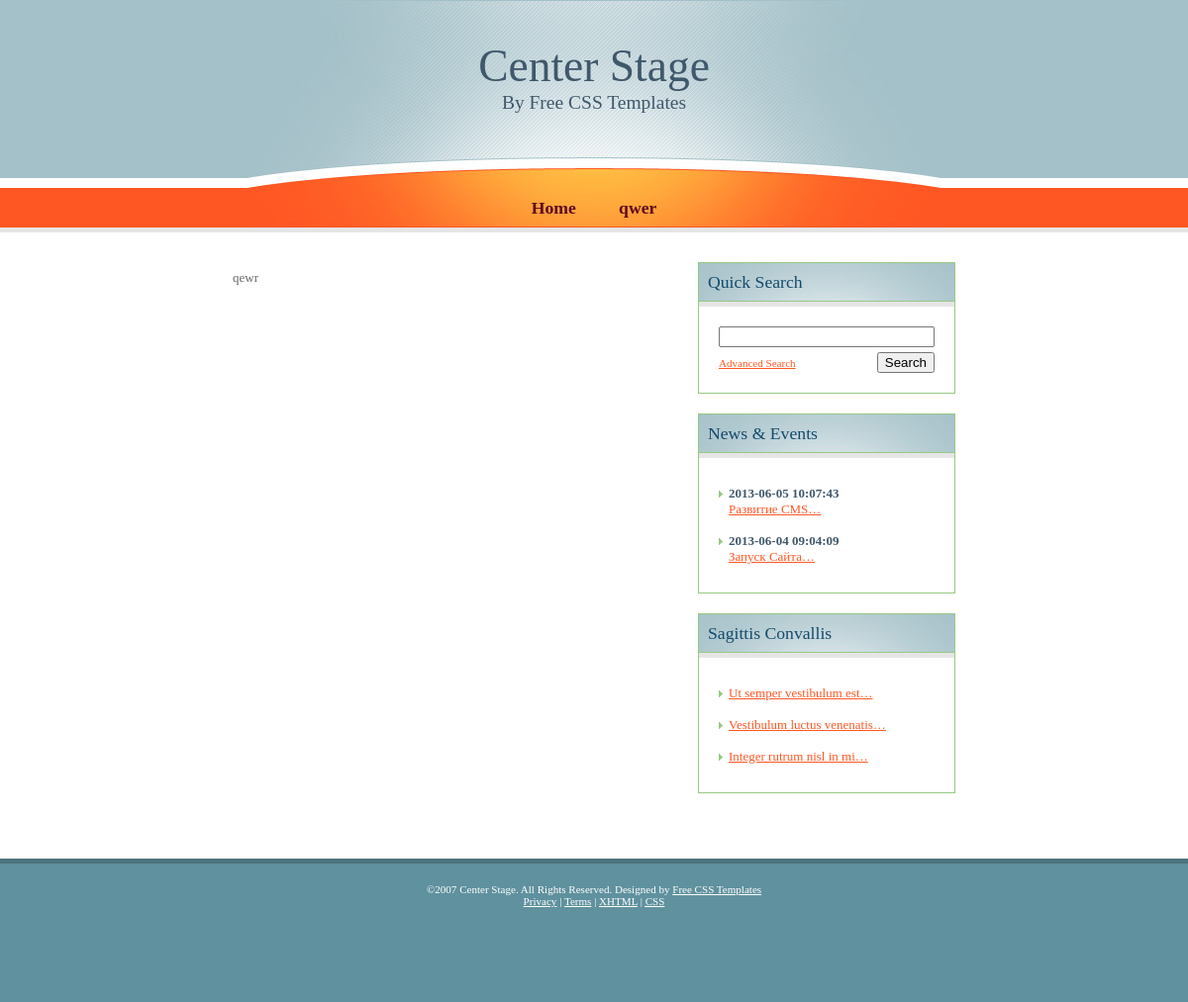
The app's page /index.php?id=24 with its own data.
### tables this page shows
CREATE TABLE IF NOT EXISTS `pages` (
  `id_page` smallint(6) NOT NULL AUTO_INCREMENT,
  `title_page` tinytext,
  `keyw_page` varchar(255) DEFAULT NULL,
  `desc_page` varchar(255) DEFAULT NULL,
  `text_page` mediumtext,
  PRIMARY KEY (`id_page`)
);

CREATE TABLE IF NOT EXISTS `menu` (
  `id_menu` int(11) NOT NULL AUTO_INCREMENT,
  `name_menu` varchar(15) DEFAULT NULL,
  `activ_menu` tinyint(1) DEFAULT NULL,
  `action_menu` varchar(10) NOT NULL,
  `argument_menu` smallint(6) NOT NULL,
  PRIMARY KEY (`id_menu`)
);

CREATE TABLE IF NOT EXISTS `news` (
  `id_news` int(11) NOT NULL AUTO_INCREMENT,
  `title_news` varchar(45) DEFAULT NULL,
  `keyw_news` varchar(255) NOT NULL,
  `desc_news` varchar(255) NOT NULL,
  `text_news` text,
  `date_news` datetime DEFAULT NULL,
  PRIMARY KEY (`id_news`)
);

### dbQuery.php (called while the page is built, shortened)
<?php
    class QueryDB extends DB
{
        function Select($sql)
        {
            $result = mysql_query($sql);
            $n = mysql_num_rows($result);
            $arrayOut = array();
            for ($i = 0; $i < $n; $i++)
            {
                $row = mysql_fetch_assoc($result);
                $arrayOut[] = $row;
            }
        return $arrayOut;
        }
}
    class Content extends QueryDB
{
        function PageLoad($id)
        {
            return QueryDB::Select('SELECT * FROM pages WHERE id_page='.$id);
        }
        function NewsLoadAll($limit)
        {
            return QueryDB::Select('SELECT * FROM news ORDER BY date_news DESC LIMIT '.$limit);
        }
        function MenuLoad()
        {
            return QueryDB::Select('SELECT * FROM menu WHERE activ_menu = 1');
        }
}

### theme/default/index.php (the view, shortened to what this page needs)
<!DOCTYPE html PUBLIC "-//W3C//DTD XHTML 1.0 Strict//EN" "http://www.w3.org/TR/xhtml1/DTD/xhtml1-strict.dtd">
<html xmlns="http://www.w3.org/1999/xhtml">
<head>
<link href="theme/default/default.css" rel="stylesheet" type="text/css" />
</head>
<body>
<div id="header">
  <div id="logo">
    <h1><a href="http://web-mastery.info/">Center Stage</a></h1>
    <h2><a href="http://www.freecsstemplates.org/">By Free CSS Templates</a></h2>
  </div>
  <div id="menu">
    <ul><?foreach ($menu as $menu):?>
	  <li><a href=?action=<?=$menu['action_menu']?>&id=<?=$menu['argument_menu']?>><?=$menu['name_menu']?></a></li>
	  <?endforeach?>
</ul>
  </div>
</div>
<div id="page">
  <div id="content">
      <?=$content['text']?>
  </div>
  <div id="sidebar">
    <div id="search" class="boxed">
      <h2 class="title">Quick Search</h2>
      <div class="content">
        <form id="searchform" method="get" action="">
          <fieldset>
          <input id="searchinput" type="text" name="searchinput" value="" />
          <input id="searchsubmit" type="submit" value="Search" />
          <p><a href="http://web-mastery.info/">Advanced Search</a></p>
          </fieldset>
        </form>
      </div>
    </div>
    <div id="news" class="boxed">
      <h2 class="title">News &amp; Events</h2>
      <div class="content">
        <ul>
        <?foreach($news as $s_news):?>
          <li class="first">
            <h3><?=$s_news['date_news']?></h3>
            <p><a href="?action=news&id=<?=$s_news['id_news']?>"><?=$s_news['title_news']?>&hellip;</a></p>
          </li>
        <?endforeach?>
        </ul>
      </div>
    </div>
    <div id="extra" class="boxed">
      <h2 class="title">Sagittis Convallis</h2>
      <div class="content">
        <ul class="list">
          <li class="first"><a href="http://web-mastery.info/">Ut semper vestibulum est&hellip;</a></li>
          <li><a href="http://web-mastery.info/">Vestibulum luctus venenatis&hellip;</a></li>
          <li><a href="http://web-mastery.info/">Integer rutrum nisl in mi&hellip;</a></li>
        </ul>
      </div>
    </div>
  </div>
  <div style="clear: both;">&nbsp;</div>
</div>
<div id="footer">
  <p id="legal">&copy;2007 Center Stage. All Rights Reserved. Designed by <a href="http://www.freecsstemplates.org/">Free CSS Templates</a></p>
  <p id="links"><a href="http://web-mastery.info/">Privacy</a> | <a href="http://web-mastery.info/">Terms</a> | <a href="http://validator.w3.org/check/referer" title="This page validates as XHTML 1.0 Transitional"><abbr title="eXtensible HyperText Markup Language">XHTML</abbr></a> | <a href="http://jigsaw.w3.org/css-validator/check/referer" title="This page validates as CSS"><abbr title="Cascading Style Sheets">CSS</abbr></a></p>
</div>
</body>
</html>

### index.php (shortened to what this page needs)
<?php
require_once('dbQuery.php');
        $sql = new Content;
        $action = $_GET['action'];
        $news = $sql->NewsLoadAll(3);
        $menu = $sql->MenuLoad();
    if(empty($_GET['id']))
        $id=1;
    else
        $id = $_GET['id'];
    switch($action)
    {
        default:
        foreach ($sql->PageLoad($id) as $Tcontent):
        $content = array('text' => $Tcontent['text_page'],
                        'title' => $Tcontent['title_page'],
                        'keyw' => $Tcontent['keyw_page'],
                        'desc' => $Tcontent['desc_page']);
            include_once('theme\default\index.php');
        endforeach;
    }
?>

### theme/default/default.css (style rules this page uses)
body { margin: 0; padding: 0; background: #FFFFFF url(images/img01.gif) repeat-x; font-family: Georgia, "Times New Roman", Times, serif; font-size: 13px; color: #666666; }
h1, h2, h3 { margin: 0; font-weight: normal; color: #3F586B; }
h1 { font-size: 197%; }
h2 { font-size: 167%; }
h3 { font-size: 100%; font-weight: bold; }
p, ol, ul { line-height: 170%; }
ul { margin-left: 0; padding-left: 0; list-style: none; }
ul li { padding-left: 15px; background: url(images/img07.gif) no-repeat 0px 7px; }
a { color: #FF5723; }
#header { width: 700px; height: 235px; margin: 0 auto; background: #A4C0C8 url(images/img02.jpg) no-repeat; }
#logo { height: 190px; }
#logo h1, #logo h2 { text-align: center; }
#logo h1 { padding-top: 40px; font-size: 350%; }
#logo h2 { font-size: 150%; }
#logo a { text-decoration: none; color: #3F586B; }
#menu { padding-top: 0; }
#menu ul { margin: 0; padding: 10px 0 0 0; list-style: none; line-height: normal; text-align: center; }
#menu li { display: inline; margin: 0; padding: 0; }
#menu a { padding: 0 20px; text-decoration: none; font-size: 136%; font-weight: bold; color: #610720; }
#page { width: 730px; margin: 0 auto; padding: 30px 0; }
#content { float: left; width: 420px; padding-top: 8px; }
#sidebar { float: right; width: 260px; }
.boxed { margin: 0 0 20px 0; }
.boxed .title { width: 250px; height: 35px; margin: 0; padding: 10px 0 0 10px; background: #A8C3CB url(images/img03.jpg) no-repeat; font-size: 136%; color: #144B6B; }
.boxed .content { padding: 20px; border: 1px solid #97C984; border-top: none; }
.boxed h3 { margin: 0; }
.boxed p, .boxed ul, .boxed ol { margin: 0; padding: 0; list-style: none; line-height: normal; }
.boxed ul li { padding: 8px 0 8px 10px; background: url(images/img04.gif) no-repeat 0px 13px; }
.boxed ul li.first { border: none; }
#search form { margin: 0; padding: 0; }
#search fieldset { margin: 0; padding: 0; border: none; }
#search p { float: left; padding-top: 5px; font-size: 85%; }
#searchinput { width: 210px; margin-bottom: 5px; }
#searchsubmit { float: right; }
#footer { height: 100px; padding: 20px; background: #5F919E; border-top: 5px solid #4C747E; }
#footer p { margin: 0; text-align: center; line-height: normal; font-size: 85%; color: #FFFFFF; }
#footer a { color: #FFFFFF; }

### records on screen
pages: text "qewr"
menu: name_menu "Home"
menu: name_menu "qwer"
news: date_news "2013-06-05 10:07:43", title_news "Развитие CMS"
news: date_news "2013-06-04 09:04:09", title_news "Запуск Сайта"
